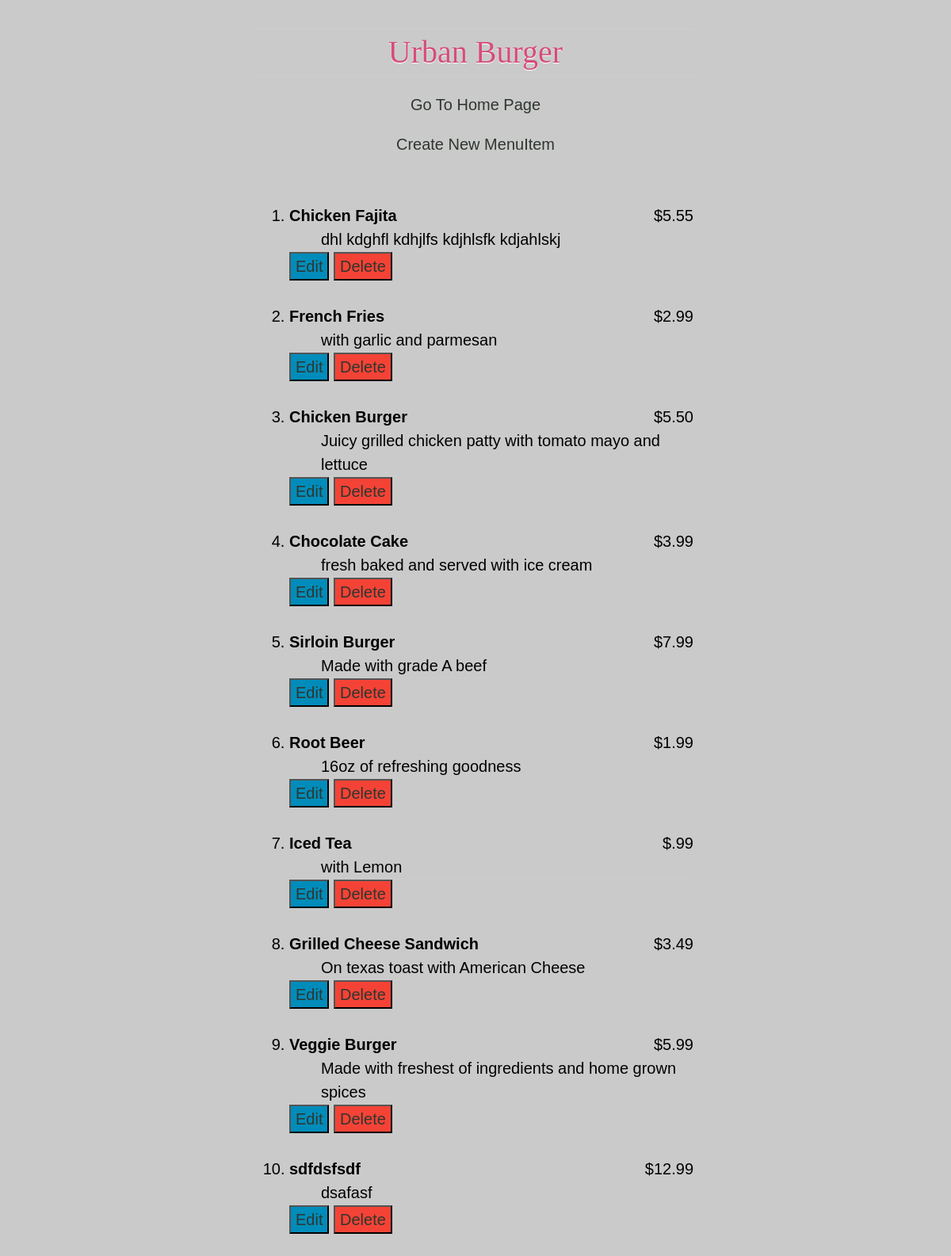
Page /restaurants/1/ on the committed database.
### database_setup.py (models this page shows, shortened)
class Restaurant(Base):                                              # Restaurant base class
    __tablename__ = 'restaurant'                                     # resturant is the table name
    name = Column(String(80), nullable = False)                      # has name of String size 80 characters and entry cannot be created if name of restaurant is not entered
    id = Column(Integer, primary_key = True)                         # restaurant table has another column having id as the primary key for each row

class MenuItem(Base):                                                # MenuItem class
    __tablename__ = 'menu_item'                                      # table name is menu_item
    name = Column(String(250), nullable = False)                     # has a name of upto 250 character and entry cannot created if name of the menuitem is not entered
    id = Column(Integer, primary_key = True)                         # each row would have an id which would act as primary key
    course = Column(String(250))                                     # course column has string size upto 250 characters
    description = Column(String(250))                                # description of each menuitem as a column and having as string size upto 250 characters
    price = Column(String(8))                                        # price is another column of menuitem having a string size of 8 characters
    restaurant_id = Column(Integer, ForeignKey('restaurant.id'))     # restaurant_id is the foriegn key connecting 2 tables meaning, pick the restaurant id number of the restaurant when I ask for 'restaurant_id' which would mean to assign a specific menuitem to a particular restaurant
    restaurant = relationship(Restaurant)                            # creating a variable 'restaurant' to make a relationship with the class Restaurant

### app.py (the view)
@app.route('/restaurants/<int:restaurant_id>/')
def restaurant_menu(restaurant_id):
    restaurant = session.query(Restaurant).filter_by(id = restaurant_id).one()
    menu_items = session.query(MenuItem).filter_by(restaurant_id=restaurant_id)
    if menu_items:
        return render_template('restaurantmenu.html', restaurant=restaurant, menu_items=menu_items)
    else:
        return "No Menus Found"

### templates/restaurantmenu.html (shortened to what this page needs)
<html>
		<head>
				<link rel=stylesheet type=text/css href="{{ url_for('static', filename='styles.css') }}">
		</head>
		<body>
				<h1>{{ restaurant.name }}</h1>
				<h4><a href="{{ url_for('restaurants') }}">Go To Home Page</a></h4>
				<h3><a href="{{ url_for('create_menu_item', restaurant_id=restaurant.id) }}">
								Create New MenuItem</a></h3>
				<br>
				<ol>
						{% for menu_item in menu_items %}
						<li class="itemname"><strong>{{ menu_item.name }}</strong>
						<span class="price">{{ menu_item.price }}<br></span>
								<ul>
										<li> {{ menu_item.description }}</li>
								</ul>
						</li>
						<button class="btnedit"><a href="{{ url_for('edit_menu_item',
						restaurant_id=restaurant.id, menu_id=menu_item.id) }}">
										Edit</a></button>
						<button class="btndelete"><a href="{{ url_for('delete_menu_item',
						restaurant_id=restaurant.id, menu_id=menu_item.id) }}">
										Delete</a></button>
								<br>
								<br>
						{% endfor %}
				</ol>
		</body>
</html>

### static/styles.css (style rules this page uses)
body { font: 200 20px/1.5 Helvetica, Verdana, sans-serif; padding: 0; width: 550px; margin: auto; margin-top: 10px; margin-bottom: 20px; background:url(https://subtlepatterns.com/patterns/little_pluses.png) #cacaca; border: 5px solid #cacaca; border-radius: 10px; }
h1 { color: #d54d7b; font-family: "Great Vibes", cursive; line-height: 160px; font-weight: normal; margin-bottom: 0px; margin-top: 40px; text-shadow: 0 1px 1px #fff; border-top: 3px solid #ccc; border-bottom: 3px solid #ccc; border-margin: 100px; }
h1, h2, h3, h4, h5, h6 { text-align: center; font-weight: 400; line-height: 1.4; margin-top: 20px; margin-bottom: 10px; }
ul { list-style-type: none }
a:-webkit-any-link { color: #2f362f; cursor: pointer; font: 200 20px/1.5 Helvetica, Verdana, sans-serif; text-decoration: none; }
li { border-bottom: 1px solid #ccc; }
li:last-child { border: none }
.itemname { width: 50% float: left; }
.price { text-align: right; width: 50%; float: right; }
.btnedit { background-color: #008CBA; }
.btndelete { background-color: #f44336; }

### rows in the picture
Restaurant: name "Urban Burger"
MenuItem: name "Chicken Fajita", price "$5.55", description "dhl kdghfl kdhjlfs kdjhlsfk kdjahlskj"
MenuItem: name "French Fries", price "$2.99", description "with garlic and parmesan"
MenuItem: name "Chicken Burger", price "$5.50", description "Juicy grilled chicken patty with tomato mayo and lettuce"
MenuItem: name "Chocolate Cake", price "$3.99", description "fresh baked and served with ice cream"
MenuItem: name "Sirloin Burger", price "$7.99", description "Made with grade A beef"
MenuItem: name "Root Beer", price "$1.99", description "16oz of refreshing goodness"
MenuItem: name "Iced Tea", price "$.99", description "with Lemon"
MenuItem: name "Grilled Cheese Sandwich", price "$3.49", description "On texas toast with American Cheese"
MenuItem: name "Veggie Burger", price "$5.99", description "Made with freshest of ingredients and home grown spices"
MenuItem: name "sdfdsfsdf", price "$12.99", description "dsafasf"
